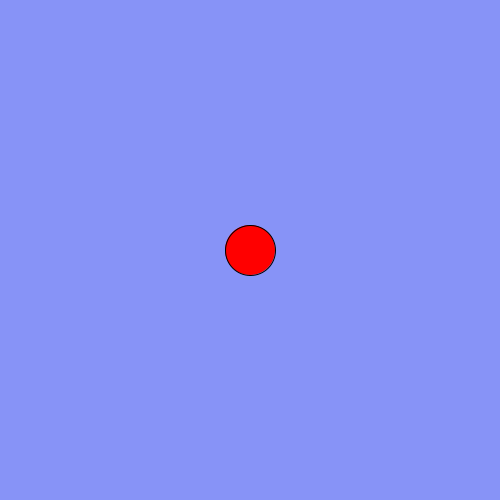
Frame 1 (no input)
Frame 60 (the mouse pressed at the canvas centre just before this capture): identical to frame 1, image omitted
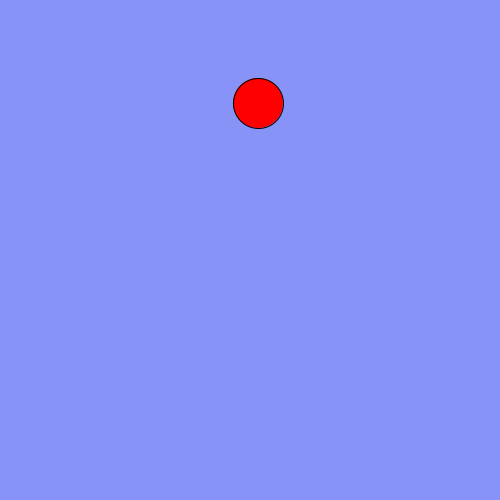
Frame 120 (the mouse held since frame 60 and released just before this capture)

The Processing sketch that drew these frames (run headless with seeded random() and noise(); from frame 60 on, the mouse is pressed at the canvas centre):

// Processing sketch: Slipery_Dot
// ── Slipery_Dot.pde
 // 4. create three integer variables to  
    //    represent the x, y, and the size of the ellipse
    int Ex = 250;
    int Ey = 250;
    int Esize = 50;
    
    
    void setup() {
      //1. set the size of your sketch
    size(500,500);
    }
    
    void draw() {
      //2. set the background color of your sketch
      background(#8793F7);
      
      //3. draw an ellipse. Make sure it fits in the window.
      fill(255,0,0);
      ellipse(Ex, Ey, Esize, Esize);
      //5. use the variables created in step 4 to in place of the numbers
      //   in your ellipse
    
    }
    
    void mousePressed() {
      //6a. create an integer variable called distance
      int distance = 0;
      //6b. use the getDistance method to initialize your varible
      //    use the mouse's x and y and the x and y of your ellipse 
     distance = getDistance(mouseX,mouseY,Ex,Ey);
      //7. print the distance variable
      print(distance);
    
      
      //8a. make an if statement to check if the distance variable
      //   is greater than negative half the size of the ellipse,
      //   and less than positive half the size of the ellipse.
      if(distance > -Esize/2 && distance < Esize/2){
        //8b.  set the x and y of the ellipse to a random location on the window
       Ex =(int) random(400);
       Ey = (int)random (400);
      }   
    }
    
    int getDistance(int x1, int y1, int x2, int y2) {
      return (int)Math.sqrt(x2 * x2 + y2 * y2) - (int)Math.sqrt(x1 * x1 + y1 * y1);
    }
    
